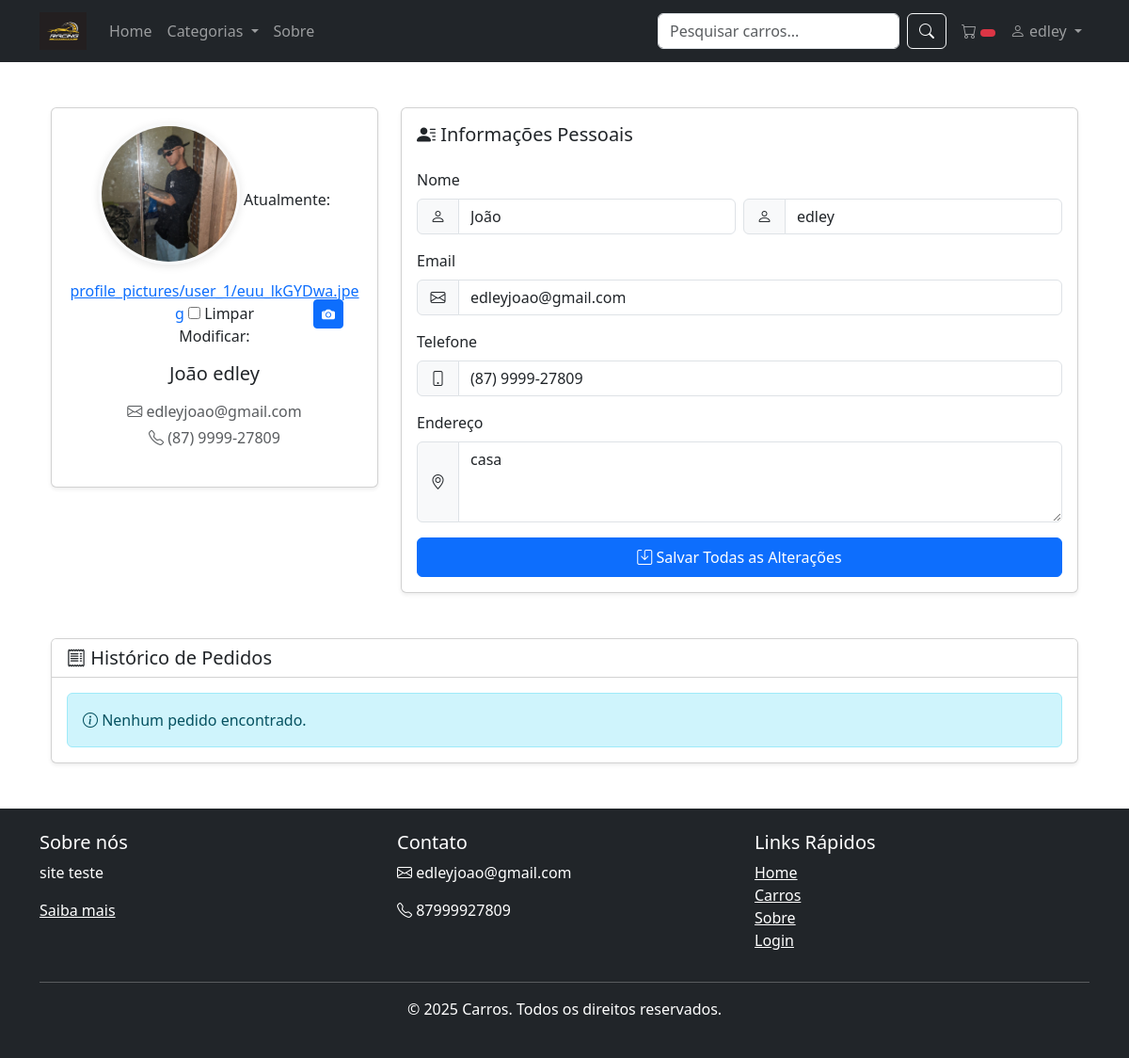
/profile/ (signed in), run on the app's committed database.
### core/models.py (models this page shows, shortened)
class SiteConfig(models.Model):
    site_name = models.CharField(max_length=100)
    logo = models.ImageField(upload_to='site_logo/')
    about_text = models.TextField()
    contact_email = models.EmailField()
    contact_phone = models.CharField(max_length=20)

class UserProfile(models.Model):
    user = models.OneToOneField(User, on_delete=models.CASCADE)
    phone = models.CharField(max_length=20, blank=True, null=True)
    address = models.TextField(blank=True, null=True)
    profile_picture = models.ImageField(
        upload_to=user_profile_picture_path,
        default='profile_pictures/default_profile.png',
        blank=True
    )

### core/views.py (the view)
# urls.py: path('profile/', profile_view, name='profile'),
@login_required
def profile_view(request):
    try:
        user_profile = request.user.userprofile
    except UserProfile.DoesNotExist:
        user_profile = UserProfile.objects.create(user=request.user)
        messages.info(request, "Perfil criado com sucesso!")
    if request.method == 'POST':
        user_form = UserForm(request.POST, instance=request.user)
        profile_form = UserProfileForm(
            request.POST,
            request.FILES,
            instance=user_profile  # Usa o user_profile que garantimos que existe
        )
        if user_form.is_valid() and profile_form.is_valid():
            user_form.save()
            profile_form.save()
            messages.success(request, 'Perfil atualizado com sucesso!')
            return redirect('profile')
    else:
        user_form = UserForm(instance=request.user)
        profile_form = UserProfileForm(instance=user_profile)
    orders = Order.objects.filter(user=request.user).order_by('-ordered_date')
    context = {
        'user_form': user_form,
        'profile_form': profile_form,
        'orders': orders
    }
    return render(request, 'core/profile.html', context)

### core/forms.py
class UserForm(forms.ModelForm):
    class Meta:
        model = User
        fields = ['first_name', 'last_name', 'email']
        widgets = {
            'first_name': forms.TextInput(attrs={'class': 'form-control'}),
            'last_name': forms.TextInput(attrs={'class': 'form-control'}),
            'email': forms.EmailInput(attrs={'class': 'form-control'}),
        }

class UserProfileForm(forms.ModelForm):
    class Meta:
        model = UserProfile
        fields = ['profile_picture', 'phone', 'address']
        widgets = {
            'phone': forms.TextInput(attrs={'class': 'form-control'}),
            'address': forms.Textarea(attrs={'class': 'form-control', 'rows': 3}),
        }

### core/context_processors.py (called while the page is built)
def site_config(request):
    try:
        return {
            'site_config': SiteConfig.objects.first(),
            'categories': Category.objects.all()
        }
    except Exception as e:
        return {
            'site_config': None,
            'categories': []
        }

### templates/core/profile.html (shortened to what this page needs)
{% extends 'base.html' %}
{% load static %}
{% block content %}
<div class="container my-5">
    <form method="post" enctype="multipart/form-data" id="profile-form">
        <div class="row">
            <div class="col-md-4">
                <div class="card mb-4 shadow-sm">
                    <div class="card-body text-center">
                        <div class="mb-3 position-relative">
                            <img src="{% if user.userprofile.profile_picture %}{{ user.userprofile.profile_picture.url }}{% else %}{% static 'images/default_profile.png' %}{% endif %}"
                                 alt="Foto de perfil"
                                 class="rounded-circle img-fluid mb-3 profile-picture"
                                 id="profile-picture-preview">
                            <label for="id_profile_picture" class="btn btn-sm btn-primary position-absolute"
                                   style="bottom: 20px; right: 20px; cursor: pointer;"
                                   title="Alterar foto">
                                <i class="bi bi-camera-fill"></i>
                            </label>
                            {{ profile_form.profile_picture }}
                        </div>
                        <h5 class="my-3">{{ user.get_full_name|default:user.username }}</h5>
                        <p class="text-muted mb-1">
                            <i class="bi bi-envelope"></i> {{ user.email }}
                        </p>
                        <p class="text-muted mb-4">
                            <i class="bi bi-telephone"></i> {{ user.userprofile.phone|default:"Sem telefone" }}
                        </p>
                    </div>
                </div>
            </div>
            <div class="col-md-8">
                <div class="card mb-4 shadow-sm">
                    <div class="card-body">
                        <h5 class="card-title mb-4">
                            <i class="bi bi-person-lines-fill"></i> Informações Pessoais
                        </h5>
                        <div class="mb-3">
                            <label class="form-label">Nome</label>
                            <div class="row g-2">
                                <div class="col-md-6">
                                    <div class="input-group">
                                        <span class="input-group-text"><i class="bi bi-person"></i></span>
                                        {{ user_form.first_name }}
                                    </div>
                                </div>
                                <div class="col-md-6">
                                    <div class="input-group">
                                        <span class="input-group-text"><i class="bi bi-person"></i></span>
                                        {{ user_form.last_name }}
                                    </div>
                                </div>
                            </div>
                        </div>
                        <div class="mb-3">
                            <label class="form-label">Email</label>
                            <div class="input-group">
                                <span class="input-group-text"><i class="bi bi-envelope"></i></span>
                                {{ user_form.email }}
                            </div>
                        </div>
                        <div class="mb-3">
                            <label class="form-label">Telefone</label>
                            <div class="input-group">
                                <span class="input-group-text"><i class="bi bi-phone"></i></span>
                                {{ profile_form.phone }}
                            </div>
                        </div>
                        <div class="mb-3">
                            <label class="form-label">Endereço</label>
                            <div class="input-group">
                                <span class="input-group-text"><i class="bi bi-geo-alt"></i></span>
                                {{ profile_form.address }}
                            </div>
                        </div>
                        <button type="submit" class="btn btn-primary w-100 py-2">
                            <i class="bi bi-save"></i> Salvar Todas as Alterações
                        </button>
                    </div>
                </div>
            </div>
        </div>
    </form>
    <div class="row mt-4">
        <div class="col-12">
            <div class="card shadow-sm">
                <div class="card-header bg-white d-flex justify-content-between align-items-center">
                    <h5 class="mb-0">
                        <i class="bi bi-receipt"></i> Histórico de Pedidos
                    </h5>
                </div>
                <div class="card-body">
                    {% if orders %}
                        <div class="table-responsive">
                            <table class="table table-hover align-middle">
                                <thead class="table-light">
                                    <tr>
                                        <th>Carro</th>
                                        <th>Data</th>
                                        <th>Valor</th>
                                        <th>Status</th>
                                        <th class="text-end">Ações</th>
                                    </tr>
                                </thead>
                                <tbody>
                                    {% for order in orders|slice:":5" %}
                                        <tr>
                                            <td>
                                                <div class="d-flex align-items-center">
                                                    {% if order.car.imagem %}
                                                    <img src="{{ order.car.imagem.url }}"
                                                         alt="{{ order.car.modelo }}"
                                                         class="img-thumbnail me-3"
                                                         style="width: 60px; height: 40px; object-fit: cover;">
                                                    {% endif %}
                                                    <div>
                                                        <strong>{{ order.car.modelo }}</strong><br>
                                                        <small class="text-muted">{{ order.car.ano }}</small>
                                                    </div>
                                                </div>
                                            </td>
                                            <td>{{ order.ordered_date|date:"d/m/Y" }}</td>
                                            <td>R$ {{ order.total_price|floatformat:2 }}</td>
                                            <td>
                                                <span class="badge rounded-pill {% if order.status == 'completed' %}bg-success{% elif order.status == 'cancelled' %}bg-danger{% else %}bg-warning text-dark{% endif %}">
                                                    {{ order.get_status_display }}
                                                </span>
                                            </td>
                                            <td class="text-end">
                                                <a href="{% url 'order_detail' order.id %}"
                                                   class="btn btn-sm btn-outline-primary"
                                                   title="Detalhes">
                                                    <i class="bi bi-eye"></i>
                                                </a>
                                            </td>
                                        </tr>
                                    {% endfor %}
                                </tbody>
                            </table>
                        </div>
                    {% else %}
                        <div class="alert alert-info mb-0">
                            <i class="bi bi-info-circle"></i> Nenhum pedido encontrado.
                        </div>
                    {% endif %}
                </div>
            </div>
        </div>
    </div>
</div>
{% endblock %}
{% block extra_js %}
<link rel="stylesheet" href="https://cdn.jsdelivr.net/npm/bootstrap-icons@1.10.0/font/bootstrap-icons.css">
{% endblock %}

### templates/base.html (shortened to what this page needs)
{% load static %}
<!DOCTYPE html>
<html lang="pt-br">
<head>
    <link href="https://cdn.jsdelivr.net/npm/bootstrap@5.3.0/dist/css/bootstrap.min.css" rel="stylesheet">
    <link rel="stylesheet" href="https://cdn.jsdelivr.net/npm/bootstrap-icons@1.10.0/font/bootstrap-icons.css">
</head>
<body>
    <nav class="navbar navbar-expand-lg navbar-dark bg-dark">
        <div class="container">
            <a class="navbar-brand" href="{% url 'home' %}">
                {% if site_config.logo %}
                <img src="{{ site_config.logo.url }}" alt="Logo" height="40">
                {% endif %}
            </a>
            <div class="collapse navbar-collapse" id="navbarNav">
                <ul class="navbar-nav me-auto">
                    <li class="nav-item">
                        <a class="nav-link" href="{% url 'home' %}">Home</a>
                    </li>
                    <li class="nav-item dropdown">
                        <a class="nav-link dropdown-toggle" href="#" id="navbarDropdown" role="button" data-bs-toggle="dropdown">
                            Categorias
                        </a>
                    </li>
                    <li class="nav-item">
                        <a class="nav-link" href="{% url 'about' %}">Sobre</a>
                    </li>
                </ul>
                <form class="d-flex me-2" action="{% url 'cars:search_results' %}" method="get">
                    <input class="form-control me-2" type="search" name="search_query" placeholder="Pesquisar carros...">
                    <button class="btn btn-outline-light" type="submit"><i class="bi bi-search"></i></button>
                </form>
                <ul class="navbar-nav">
                    {% if user.is_authenticated %}
                        <li class="nav-item">
                            <a class="nav-link" href="{% url 'cars:view_cart' %}">
                                <i class="bi bi-cart"></i>
                                <span class="badge bg-danger" id="cart-count">
                                </span>
                            </a>
                        </li>
                        <li class="nav-item dropdown">
                            <a class="nav-link dropdown-toggle" href="#" id="userDropdown" role="button" data-bs-toggle="dropdown">
                                <i class="bi bi-person"></i> {{ user.username }}
                            </a>
                        </li>
                    {% endif %}
                </ul>
            </div>
        </div>
    </nav>
    <main class="container my-4">
        {% block content %}{% endblock %}
    </main>
    <footer class="bg-dark text-white py-4 mt-5">
        <div class="container">
            <div class="row">
                <div class="col-md-4">
                    <h5>Sobre nós</h5>
                    <p>{{ site_config.about_text|truncatewords:30 }}</p>
                    <a href="{% url 'about' %}" class="text-white">Saiba mais</a>
                </div>
                <div class="col-md-4">
                    <h5>Contato</h5>
                    <p><i class="bi bi-envelope"></i> {{ site_config.contact_email }}</p>
                    <p><i class="bi bi-telephone"></i> {{ site_config.contact_phone }}</p>
                </div>
                <div class="col-md-4">
                    <h5>Links Rápidos</h5>
                    <ul class="list-unstyled">
                        <li><a href="{% url 'home' %}" class="text-white">Home</a></li>
                        <li><a href="{% url 'cars:car_list' %}" class="text-white">Carros</a></li>
                        <li><a href="{% url 'about' %}" class="text-white">Sobre</a></li>
                        <li><a href="{% url 'account_login' %}" class="text-white">Login</a></li>
                    </ul>
                </div>
            </div>
            <hr>
            <div class="text-center">
                <p>&copy; {% now "Y" %} {{ site_config.site_name }}. Todos os direitos reservados.</p>
            </div>
        </div>
    </footer>
    {% block extra_js %}{% endblock %}
</body>
</html>

### templates/core/profile.html (style rules this page uses)
.profile-picture { width: 150px; height: 150px; object-fit: cover; transition: all 0.3s ease; border: 3px solid #f8f9fa; box-shadow: 0 2px 10px rgba(0,0,0,0.1); }
.input-group-text { min-width: 45px; justify-content: center; background-color: #f8f9fa; }

### data on the page
SiteConfig: logo (picture), about_text "site teste", contact_email "edleyjoao@gmail.com", contact_phone "87999927809", site_name "Carros"
UserProfile: phone "(87) 9999-27809", address "casa"

### other printed values
{{ user.username }} "edley"
{{ user.get_full_name|default:user.username }} "João edley"
{{ user.email }} "edleyjoao@gmail.com"
{{ user.userprofile.phone|default:"Sem telefone" }} "(87) 9999-27809"
